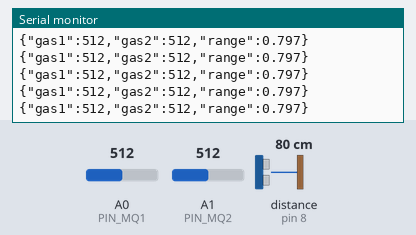
The sketch below on a simulated Arduino Uno, built with avr-gcc and run on an emulated ATmega328P. Parts: the last lines printed to the serial monitor. Wiring (inferred from the names in the program): ultrasonic range finder: trigger pin 7; echo pin 8. The test bench sets the inputs (shaded band); at power-on: distance to the obstacle (sensor on pin 8) 80 cm, A0 (PIN_MQ1) = 512, A1 (PIN_MQ2) = 512. The echo pulse lasts 58.3 µs per cm.

Above: at 1.2 s.
1.3 s: distance to the obstacle (sensor on pin 8) set to 2 cm
At 1.41 s:
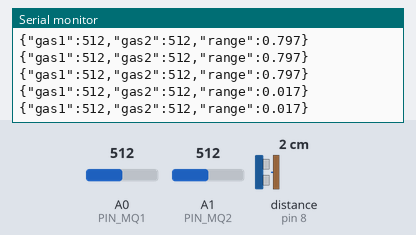
2.8 s: A0 (PIN_MQ1) set to 716
At 2.81 s:
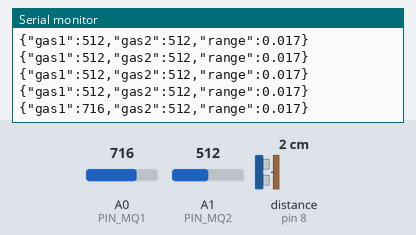
4.3 s: A1 (PIN_MQ2) set to 716
At 4.31 s:
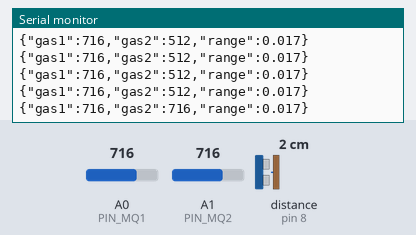
5.8 s: distance to the obstacle (sensor on pin 8) set to 4 cm
At 5.81 s:
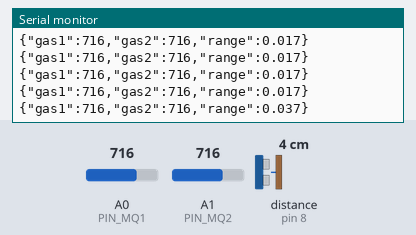
7.3 s: A0 (PIN_MQ1) set to 900
At 7.31 s:
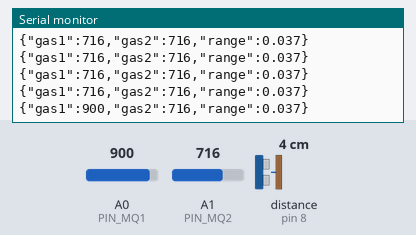
8.8 s: A1 (PIN_MQ2) set to 900
At 8.81 s:
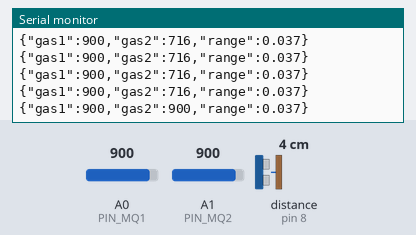
Timing chart, 0 to 11.3 s (numbered marks = the images above; inputs shaded):
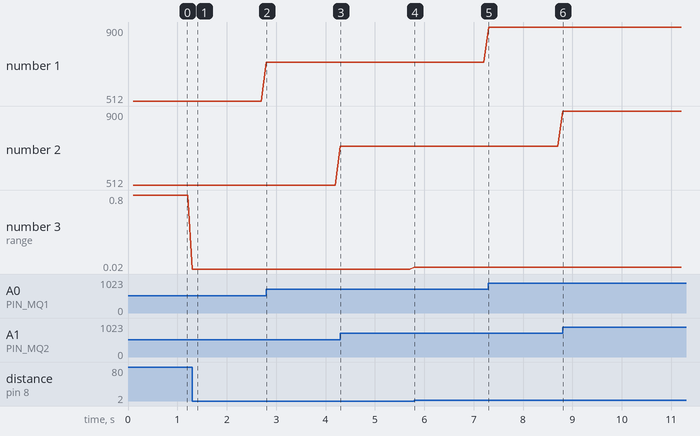

The sketch:

arduino_sensor_hub.ino
```cpp
// Arduino Uno/Nano 5 V sensor hub: gas sensors + ultrasonic ranger -> one JSON line per 100 ms on the serial port.
// Why a separate board: the ESP32's ADC2 cannot be used while Wi-Fi is on, MQ-type sensors want 5 V, and the Arduino
// is a cheap, robust 5 V I/O expander.  Wire: Arduino TX(D1) -> 10k/20k divider -> ESP32 GPIO16 (5 V must not reach it).
//
// Wiring:  MQ-4 (methane) AO -> A0     MQ-135 (air quality / H2S-ish) AO -> A1     (sensors heat for 24-48 h first!)
//          HC-SR04  TRIG -> D7  ECHO -> D8 (through a 1k/2k divider if the ESP32 ever reads it directly)
#include <Arduino.h>

const uint8_t PIN_TRIG = 7, PIN_ECHO = 8;
const uint8_t PIN_MQ1 = A0, PIN_MQ2 = A1;

float readRangeM() {
  digitalWrite(PIN_TRIG, LOW); delayMicroseconds(3);
  digitalWrite(PIN_TRIG, HIGH); delayMicroseconds(10);
  digitalWrite(PIN_TRIG, LOW);
  unsigned long us = pulseIn(PIN_ECHO, HIGH, 25000UL);     // 25 ms = ~4.3 m
  if (us == 0) return -1.0f;
  return us * 0.000343f / 2.0f;
}

int readAvg(uint8_t pin) {
  long s = 0;
  for (int i = 0; i < 8; i++) s += analogRead(pin);
  return (int)(s / 8);
}

void setup() {
  Serial.begin(115200);
  pinMode(PIN_TRIG, OUTPUT);
  pinMode(PIN_ECHO, INPUT);
}

void loop() {
  static unsigned long last = 0;
  if (millis() - last < 100) return;
  last = millis();
  float r = readRangeM();
  Serial.print("{\"gas1\":"); Serial.print(readAvg(PIN_MQ1));
  Serial.print(",\"gas2\":"); Serial.print(readAvg(PIN_MQ2));
  Serial.print(",\"range\":"); Serial.print(r, 3);
  Serial.println("}");
}
```

Measured:
- after the input at 1.3 s, the serial monitor: prints a new line at once (image 1)
- after the input at 2.8 s, the serial monitor: prints a new line at once (image 2)
- after the input at 4.3 s, the serial monitor: prints a new line at once (image 3)
- after the input at 5.8 s, the serial monitor: prints a new line at once (image 4)
- after the input at 7.3 s, the serial monitor: prints a new line at once (image 5)
- after the input at 8.8 s, the serial monitor: prints a new line at once (image 6)
- plotted number 1: 512 → 716 after the input at 2.8 s, 716 → 900 after the input at 7.3 s
- plotted number 3: 0.8 → 0.02 after the input at 1.3 s, 0.02 → 0.04 after the input at 5.8 s
